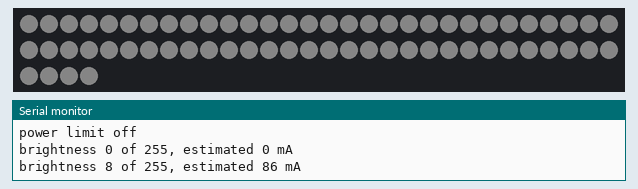
The sketch below on a simulated ESP8266 (NodeMCU). Shown: 64 RGB LEDs in strip order, left to right, continuing on the next row, the last lines printed to the serial monitor. Dim RGB values are drawn brighter than linear.

Above: at 10.1 s.
At 120.1 s:
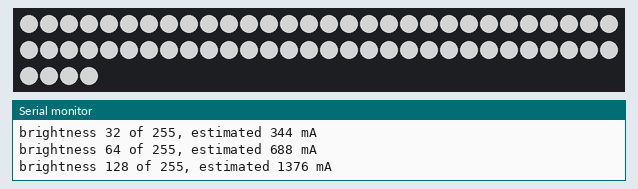

The sketch:

current-test.ino
```cpp
#include <ESP8266WiFi.h>
#include <FastLED.h>

constexpr uint8_t data_pin = D2;
constexpr uint16_t n_leds = 64;
constexpr uint8_t supply_volts = 5;
constexpr uint32_t hold_ms = 10000;

// The power limit must be off to measure what the panel really draws.  With it
// enforced, FastLED scales brightness down to stay inside the budget and the
// meter reads the budget instead of the LEDs.
enum class PowerLimit { off, enforced };
constexpr PowerLimit power_limit = PowerLimit::off;
constexpr uint32_t max_milliamps = 350;

const uint8_t brightness_steps[] = { 0, 8, 16, 32, 64, 128, 255 };
constexpr uint8_t n_steps = sizeof(brightness_steps) / sizeof(brightness_steps[0]);

CRGB leds[n_leds];
uint8_t step_index = 0;

static uint32_t estimated_milliamps(uint8_t brightness_level) {
  const uint32_t unscaled_mw = calculate_unscaled_power_mW(leds, n_leds);
  const uint32_t scaled_mw = unscaled_mw * brightness_level / 255;
  return scaled_mw / supply_volts;
}

void setup() {
  Serial.begin(115200);
  WiFi.mode(WIFI_OFF);
  WiFi.forceSleepBegin();
  FastLED.addLeds<WS2812B, data_pin, GRB>(leds, n_leds);
  if (power_limit == PowerLimit::enforced) {
    FastLED.setMaxPowerInVoltsAndMilliamps(supply_volts, max_milliamps);
  }
  fill_solid(leds, n_leds, CRGB::White);
  Serial.println();
  Serial.printf("current-test: %u pixels white, %u steps, %u ms each\r\n", n_leds, n_steps, hold_ms);
  Serial.printf("power limit %s\r\n", power_limit == PowerLimit::enforced ? "enforced" : "off");
}

void loop() {
  const uint8_t brightness_level = brightness_steps[step_index];
  FastLED.setBrightness(brightness_level);
  FastLED.show();
  Serial.printf("brightness %u of 255, estimated %u mA\r\n", brightness_level, estimated_milliamps(brightness_level));
  delay(hold_ms);
  step_index = (step_index + 1) % n_steps;
  if (step_index == 0) {
    Serial.println("cycle complete");
  }
}
```
